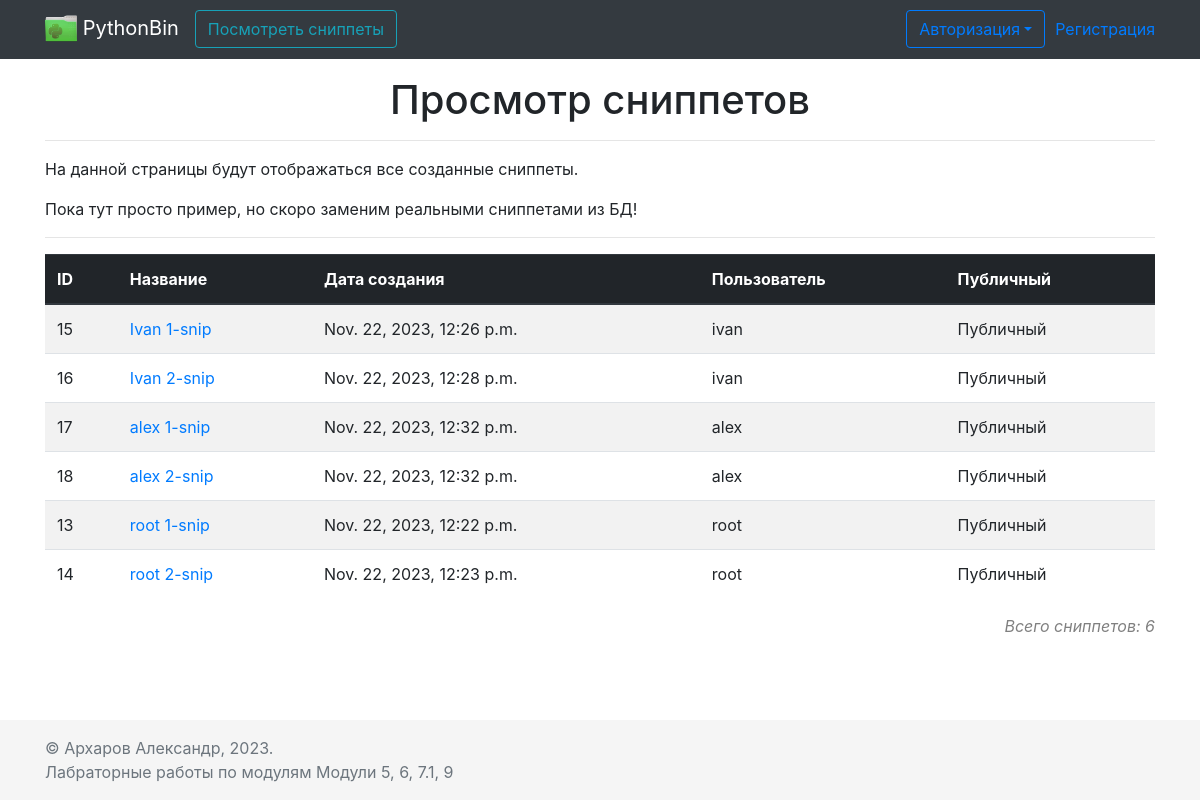
The app's page /snippets/list with its own data.
### MainApp/models.py (models this page shows, shortened)
class Snippet(models.Model):
    class Meta:
        ordering = ['lang', 'creation_date']
    name = models.CharField(max_length=100)
    lang = models.CharField(max_length=30, choices=LANGS)
    code = models.TextField(max_length=5000)
    creation_date = models.DateTimeField(auto_now=True)
    user = models.ForeignKey(to=User, on_delete=models.CASCADE, blank=True, null=True)
    public = models.BooleanField(default=True)  # Если значение True -> публичный; если False -> приватный
    example = models.FileField(upload_to='examples/%Y/%m/%d/', default='None', blank=True, null=True, verbose_name='Пример кода')

### MainApp/views.py (the view)
# urls.py: path('snippets/list', views.snippets_page, name='snippets-list'),
def snippets_page(request):
    snippets = Snippet.objects.filter(public=True)
    context = {
        'pagename': 'Просмотр сниппетов',
        'snippets': snippets,
        'count': snippets.count()
        }
    return render(request, 'pages/view_snippets.html', context)

### templates/pages/view_snippets.html (shortened to what this page needs)
{% extends "base.html" %}
{% block content %}
    <div class="container">
        <div class="row">
            <div class="col text-center">
                <h1>{{ pagename }}</h1>
                <hr>
            </div>
        </div>
        <div class="row">
            <div class="col">
                <p>На данной страницы будут отображаться все созданные сниппеты.</p>
                <p>Пока тут просто пример, но скоро заменим реальными сниппетами из БД!</p>
                <hr>
            </div>
        </div>
        <div class="row">
            <div class="col">
                <table class="table table-striped">
                    <thead class="thead-dark">
                    <tr>
                        <th scope="col">ID</th>
                        <th scope="col">Название</th>
                        <th scope="col">Дата создания</th>
                        <th scope="col">Пользователь</th>
                        <th scope="col">Публичный</th>
                    </tr>
                    </thead>
                    <tbody>
                    {% for snippet in snippets %}
                    <tr>
                        <td scope="row">{{ snippet.id }}</td>
                        <td><a href="{% url 'snippet-detail' snippet.id %}">{{ snippet.name }}</a>
                        </td>
                        <td>{{ snippet.creation_date }}</td>
                        <td>{{ snippet.user.username }}</td>
                        {% if snippet.public %}
                            <td>Публичный</td>
                        {% else %}
                            <td>Приватный</td>
                        {% endif %}
                    </tr>
                    {% endfor %}
                    </tbody>
                </table>
                <div align="right">
                    <i style="color: gray;">Всего сниппетов: {{ count }} </i>
                </div>
            </div>
        </div>
    </div>
{% endblock %}

### templates/base.html (shortened to what this page needs)
<!doctype html>
{% load static %}
<html lang="ru" class="h-100">
<head>
    {% block style %}
        <link rel="stylesheet" href="{% static 'css/bootstrap.min.css' %}">
        <link rel="stylesheet" href="https://cdnjs.cloudflare.com/ajax/libs/font-awesome/6.2.0/css/all.min.css">
    {% endblock %}
</head>
<body class="d-flex flex-column h-100">
{% include 'inc/inc-header.html' %}
<main role="main" class="mt-3 flex-shrink-0">
    {% block content %}
    {% endblock %}
</main>
{% include 'inc/inc-footer.html' %}
</body>
</html>

### templates/inc/inc-header.html (shortened to what this page needs)
{% load static %}
<header>
    <nav class="navbar navbar-expand-md navbar-dark fixed-top bg-dark">
        <div class="container">
            <a class="navbar-brand" href="{% url 'home' %}">
                <img src="{% static 'images/logo.png' %}" width="32" height="32" alt="">
                PythonBin
            </a>
            <div class="collapse navbar-collapse" id="navbarCollapse">
                <ul class="navbar-nav mr-auto">
                    <li class="form-inline">
                        <a class="btn btn-outline-info" href="{% url 'snippets-list' %}">
                            Посмотреть сниппеты
                        </a>
                    </li>
                </ul>
            </div>
            {% if request.user.is_authenticated %}
                <span style="color: white">Welcome, {{request.user.username }}</span>
                <a href="{% url 'logout' %}">logout</a>
            {% else %}
            <div class="navbar-nav mr-right nav-item dropdown dropdown-menu-right">
                <a class="btn btn-outline-primary my-2 my-sm-0 dropdown-toggle" href="#" id="navbarDropdown"
                   role="button" data-toggle="dropdown" aria-haspopup="true" aria-expanded="false">Авторизация</a>
             </div>
            {% endif %}
            <a style="padding-left: 10px" href="{% url 'register'%}" type="button">Регистрация</a>
        </div>
    </nav>
</header>

### templates/inc/inc-footer.html
<footer class="footer mt-auto py-3">
    <div class="container">
    <span class="text-muted">&copy; Архаров Александр, {% now "Y" %}. <br>
        Лабраторные работы по модулям Модули 5, 6, 7.1, 9</span>
    </div>
</footer>

### templates/base.html (style rules this page uses)
main > .container { padding: 60px 15px 0; }
.footer { background-color: #f5f5f5; }
.footer > .container { padding-right: 15px; padding-left: 15px; }

### records on screen
Snippet: id "15", name "Ivan 1-snip", creation_date "Nov. 22, 2023, 12:26 p.m.", user.username "ivan", public "Публичный"
Snippet: id "16", name "Ivan 2-snip", creation_date "Nov. 22, 2023, 12:28 p.m.", user.username "ivan", public "Публичный"
Snippet: id "17", name "alex 1-snip", creation_date "Nov. 22, 2023, 12:32 p.m.", user.username "alex", public "Публичный"
Snippet: id "18", name "alex 2-snip", creation_date "Nov. 22, 2023, 12:32 p.m.", user.username "alex", public "Публичный"
Snippet: id "13", name "root 1-snip", creation_date "Nov. 22, 2023, 12:22 p.m.", user.username "root", public "Публичный"
Snippet: id "14", name "root 2-snip", creation_date "Nov. 22, 2023, 12:23 p.m.", user.username "root", public "Публичный"

### other values on screen
{{ pagename }} "Просмотр сниппетов"
{{ count }} "6"
